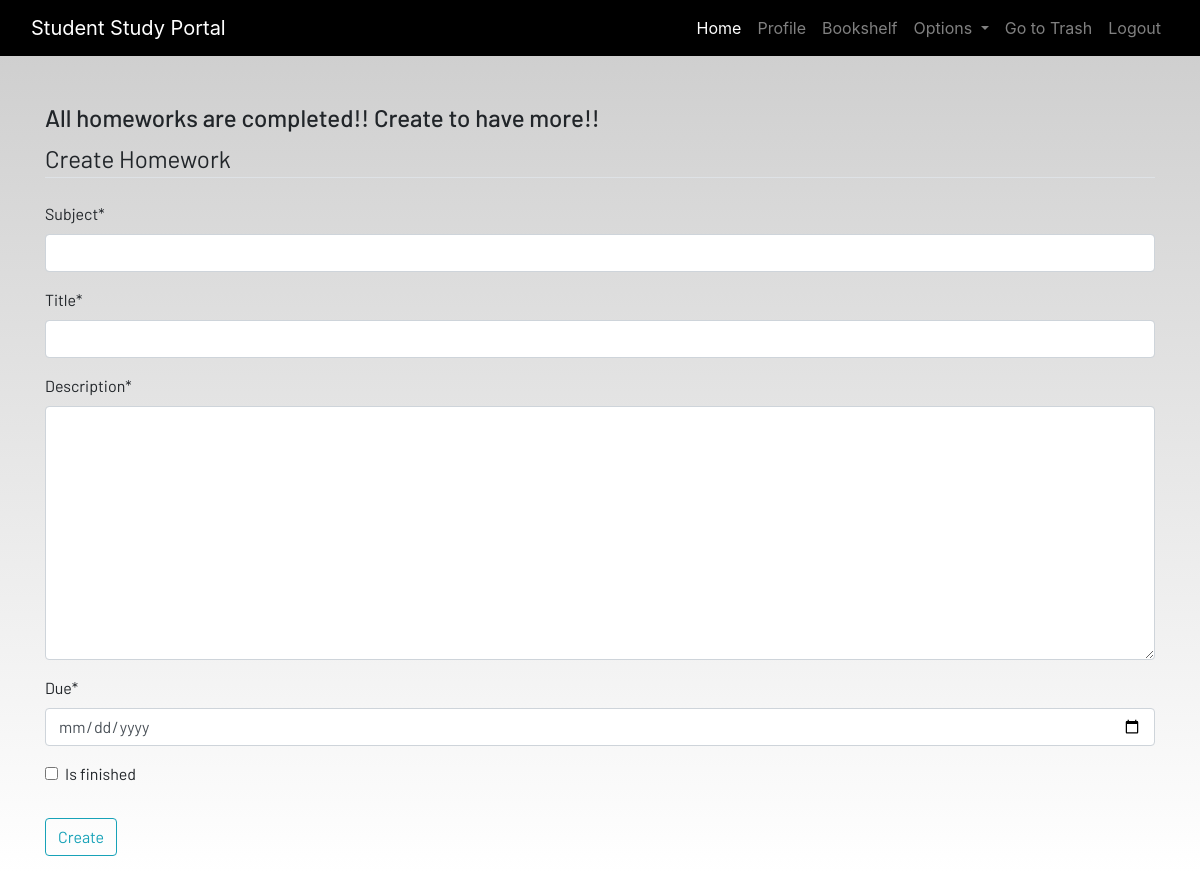
The app's page /homework/ (signed in), older data.
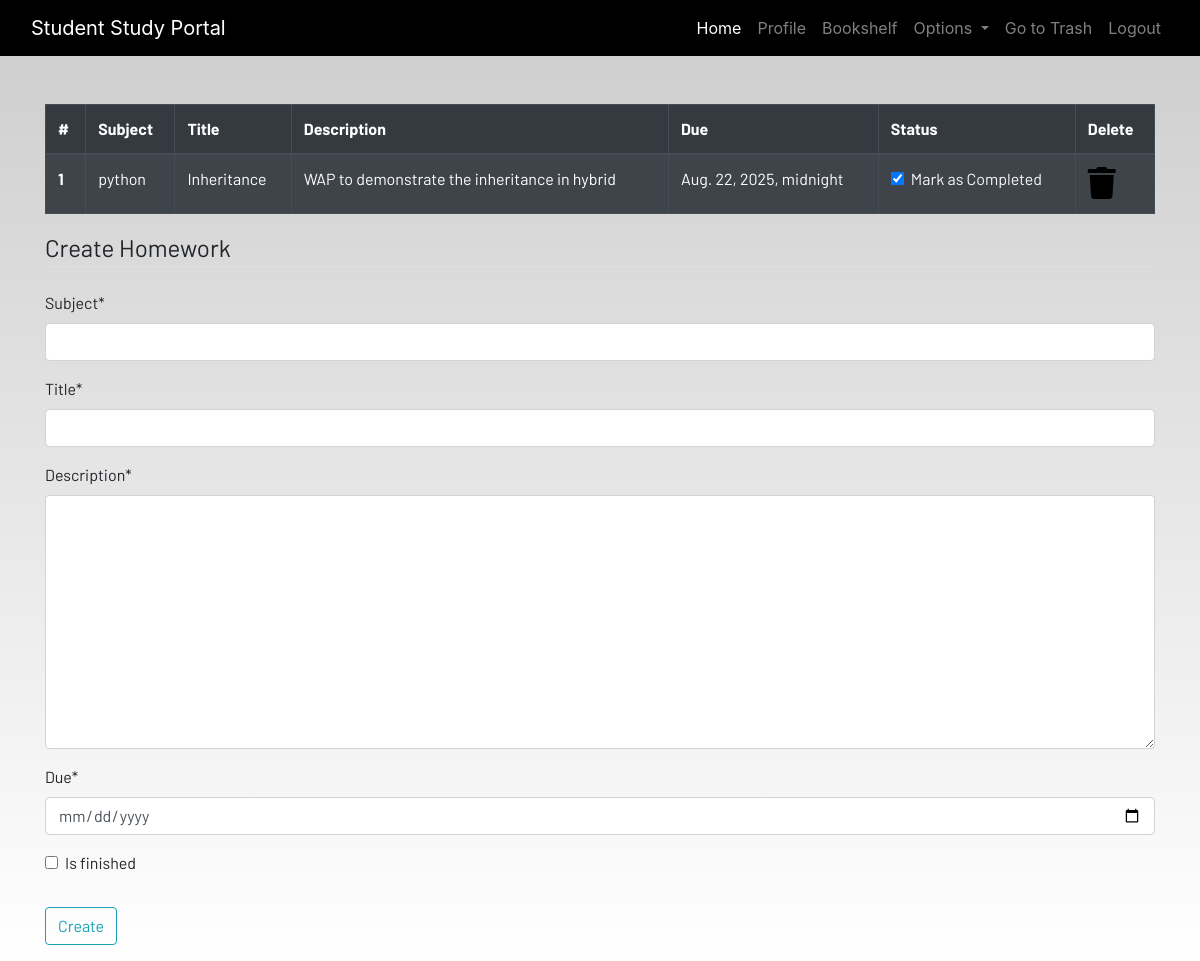
The same page, newer data.
### dashboard/models.py (models this page shows, shortened)
class Homework(models.Model):
    user = models.ForeignKey(User, on_delete=models.CASCADE)
    subject = models.CharField(max_length=50)
    title = models.CharField(max_length=100)
    description = models.TextField()
    due = models.DateTimeField()
    is_finished = models.BooleanField(default=False)

### dashboard/views.py (the view)
# urls.py: path('homework/', views.homework, name='homework'),
@login_required
def homework(request):
    if request.method == 'POST':
        form = HomeworkForm(request.POST)
        if form.is_valid():
            try:
                finished = request.POST['is_finished']
                if finished == 'on':
                    finished = True
                else:
                    finished = False
            except:
                finished = False
            homework = Homework(user=request.user, subject=request.POST['subject'], title=request.POST['title'], description=request.POST['description'], due=request.POST['due'], is_finished=finished)
            homework.save()
            messages.success(request, 'Homework created successfully!')
            return redirect('homework')
    else:
        form = HomeworkForm()
    homework = Homework.objects.filter(user=request.user)
    if len(homework) == 0:
        homework_done = True
    else:
        homework_done = False
    context = {
        'homeworks': homework,
        'homework_done': homework_done,
        'form': form
    }
    return render(request, 'dashboard/homework.html', context)

### dashboard/forms.py
class HomeworkForm(forms.ModelForm):
    class Meta :
        model = Homework
        widgets = {
            'due' : DateInput(),
        }
        fields = ['subject', 'title', 'description', 'due', 'is_finished']

### dashboard/templates/dashboard/homework.html (shortened to what this page needs)
{% extends 'dashboard/base.html' %}
{% load static %}
{% load crispy_forms_tags %}
{% block content %}
<div class="container">
    {% if not homework_done %}
    <table class="table table-striped table-bordered table-hover table-dark">
        <thead>
            <tr>
                <th scope="col">#</th>
                <th scope="col">Subject</th>
                <th scope="col">Title</th>
                <th scope="col">Description</th>
                <th scope="col">Due</th>
                <th scope="col">Status</th>
                <th scope="col">Delete</th>
            </tr>
        </thead>
        <tbody>
            {% for homework in homeworks %}
            <tr>
                <th scope="row">{{forloop.counter}}</th>
                <td>{{homework.subject}}</td>
                <td>{{homework.title}}</td>
                <td>{{homework.description}}</td>
                <td>{{homework.due }}</td>
                <td>
                    <a href="{% url 'update_homework' homework.id %}">
                        <div class="form-check">
                            {% if homework.is_finished == True %}
                            <input class="form-check-input" type="checkbox" value="" checked>
                            {% else %}
                            <input class="form-check-input" type="checkbox" value="">
                            {% endif %}
                            <label class="form-check-label text-light" for="flexCheckDefault">
                                Mark as Completed
                            </label>
                        </div>
                    </a>
                </td>
                <td><a href="{% url 'delete_homework' homework.id %}"><i class="fa fa-trash fa-2x"></i></a></td>
            </tr>
            {% endfor %}
        </tbody>
    </table>
    {% else %}
    <h4>All homeworks are completed!! Create to have more!!</h4>
    {% endif %}
</div>
<div class=" container">
    <form method="POST">
        <fieldset class="form-group">
            <legend class="border-bottom mb-4">Create Homework</legend>
            {{form | crispy }}
        </fieldset>
        <div class="form-group">
            <button href="" class="btn btn-outline-info" type="submit">
                Create
            </button>
        </div>
    </form>
</div>
{% endblock content %}

### dashboard/templates/dashboard/base.html (shortened to what this page needs)
<!DOCTYPE html>
{% load static %}
<html lang="en">
<head>
  <link rel="stylesheet" href="https://stackpath.bootstrapcdn.com/bootstrap/4.3.1/css/bootstrap.min.css"
 />
  <link rel="stylesheet" href="https://use.fontawesome.com/releases/v5.7.2/css/all.css"
 />
  <link rel="stylesheet" href="{% static 'css/main.css' %}" />
</head>
<body>
  <header>
    <nav class="navbar navbar-expand-lg navbar-dark bg-dark">
      <div class="container-fluid">
        <a class="navbar-brand" href="{% url "home" %}">Student Study Portal</a>
        <div class="collapse navbar-collapse justify-content-end" id="navbarSupportedContent">
          <ul class="navbar-nav mb-2 mb-lg-0">
            <li class="nav-item">
              <a class="nav-link active" aria-current="page" href="{% url "home" %}">Home</a>
            </li>
            {% if user.is_authenticated %}
            <li class="nav-item">
              <a class="nav-link" href="{% url "profile" %}">Profile</a>
            </li>
            <li class="nav-item">
              <a class="nav-link" href="{% url "my_bookshelf" %}">Bookshelf</a>
            </li>
            <li class="nav-item dropdown">
              <a class="nav-link dropdown-toggle" href="#" id="navbarDropdown" role="button" data-toggle="dropdown"
                aria-haspopup="true" aria-expanded="false">
                Options
              </a>
            </li>
            <li class="nav-item">
              <a href="{% url 'trash_notes' %}" class="nav-link">Go to Trash</a>
            </li>
            <li class="nav-item">
              <a class="nav-link" href="{% url "logout" %}">Logout</a>
            </li>
            {% endif %}
          </ul>
        </div>
      </div>
    </nav>
  </header>
  <br /><br />
  <main>
    {% block content %}
    {% endblock content %}
  </main>
</body>
</html>

### static/css/main.css (style rules this page uses)
html { scroll-behavior: smooth; height: 100%; width: 100%; }
main { font-family: Barlow, Quicksand, Rubik, sans-serif, serif, 'Times New Roman', Times, serif !important; }
.navbar { background-color: rgb(0, 0, 0) !important; }
a { text-decoration: none !important; color: black; }
html, body { max-width: 100%; overflow-x: hidden; height: 100%; width: 100%; }
body { background: linear-gradient(rgba(0, 0, 0, 0.2), rgba(255, 255, 255, 0.5)); overflow-x: hidden; background-repeat: no-repeat; }
.fa { color: black; }

Row changes from the older to the newer data that the page shows:
added Homework: subject "python", title "Inheritance", description "WAP to demonstrate the inheritance in hybrid", due "Aug. 22, 2025, midnight"
Text that changed along with them:
text no longer shown: "All homeworks are completed!! Create to have more!!"
text now shown: "# Subject Title Description Due Status Delete"
